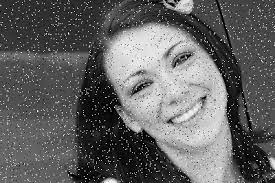
#> input picture foto.jpeg, 275 x 183 px
$ python FFT.py
#> lines starting #> are read from the running program, lines starting #| are printed output that depends on the picture; after the words box and inside, x2 and y2 are one past the last pixel; in counts of white or black regions, pixels touching at a corner belong together
import cv2
import numpy as np
from matplotlib import pyplot as plt

# Load  the image
img = cv2.imread('foto.jpeg', 0)
#> img is the input picture: shape (183, 275); min 0, max 255, mean 97.9

# Perform FFT on the image
f = np.fft.fft2(img)
fshift = np.fft.fftshift(f)
magnitude_spectrum = 20*np.log(np.abs(fshift))
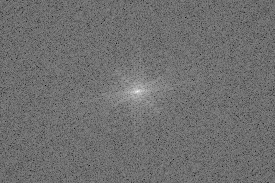
#> magnitude_spectrum: shape (183, 275) float64; min 62.53, max 308.2, mean 170; drawn with min black and max white
# Define  the filter parameters
d0 = 50   # Cut-off frequency
n = 2     # Order of Butterworth filter

# Ideal Lowpass Filter
rows, cols = img.shape
#> rows = 183; cols = 275
crow, ccol = rows//2, cols//2
#> crow = 91; ccol = 137
mask = np.zeros((rows, cols), np.uint8)
cv2.circle(mask, (ccol, crow), d0, 255, -1)
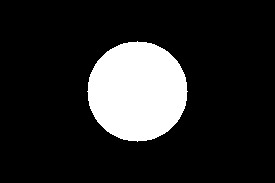
#> mask: shape (183, 275); 15.6% white; 1 white region, box (x1, y1, x2, y2) and area: (87, 41, 188, 142) 7845
fshift = np.fft.fftshift(np.fft.fft2(img))
fshift_filtered = fshift * mask
img_filtered = np.abs(np.fft.ifft2(np.fft.ifftshift(fshift_filtered)))
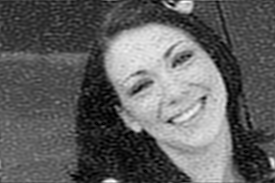
#> img_filtered: shape (183, 275) float64; min 8.75, max 66088.9, mean 24971.7; drawn with min black and max white

# Butterworth Lowpass Filter
butterworth_filter = np.zeros((rows, cols))
for i in range(rows):
    for j in range(cols):
        d = np.sqrt((i-crow)**2 + (j-ccol)**2)
        butterworth_filter[i,j] = 1 / (1 + (d/d0)**(2*n))
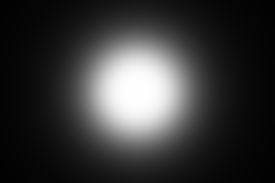
#> butterworth_filter: shape (183, 275) float64; min 0.00847, max 1, mean 0.217
fshift = np.fft.fftshift(np.fft.fft2(img))
fshift_filtered = fshift * butterworth_filter
img_filtered_butterworth = np.abs(np.fft.ifft2(np.fft.ifftshift(fshift_filtered)))
# Define  the filter parameters
d0 = 50   # Cut-off frequency
n = 2     # Order of Butterworth filter

# Ideal Lowpass Filter
rows, cols = img.shape
crow, ccol = rows//2, cols//2
mask = np.zeros((rows, cols), np.uint8)
cv2.circle(mask, (ccol, crow), d0, 255, -1)
fshift = np.fft.fftshift(np.fft.fft2(img))
fshift_filtered = fshift * mask
img_filtered = np.abs(np.fft.ifft2(np.fft.ifftshift(fshift_filtered)))

# Butterworth Lowpass Filter
butterworth_filter = np.zeros((rows, cols))
for i in range(rows):
    for j in range(cols):
        d = np.sqrt((i-crow)**2 + (j-ccol)**2)
        butterworth_filter[i,j] = 1 / (1 + (d/d0)**(2*n))
fshift = np.fft.fftshift(np.fft.fft2(img))
fshift_filtered = fshift * butterworth_filter
img_filtered_butterworth = np.abs(np.fft.ifft2(np.fft.ifftshift(fshift_filtered)))

# Butterworth  highpass filter
def butterworth_highpass_filter(img, cutoff, order):
#> called with cutoff = 50, order = 4
    M, N = img.shape
#> M = 183; N = 275
    center = (M//2, N//2)
#> center = (91, 137)
    u, v = np.meshgrid(np.arange(N)-center[1], np.arange(M)-center[0])
    D = np.sqrt(u**2 + v**2)
    H = 1 / (1 + (cutoff / D)**(2*order))
    F = np.fft.fft2(img)
    Fshift = np.fft.fftshift(F)
    Gshift = H * Fshift
    G = np.fft.ifftshift(Gshift)
    g = np.fft.ifft2(G).real
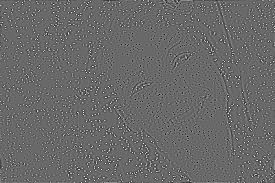
#> g: shape (183, 275) float64; min -124.4, max 176.8, mean 0; drawn with min black and max white
    return g

# Gaussian highpass filter
def gaussian_highpass_filter(img, cutoff):
#> called with cutoff = 50
    M, N = img.shape
#> M = 183; N = 275
    center = (M//2, N//2)
#> center = (91, 137)
    u, v = np.meshgrid(np.arange(N)-center[1], np.arange(M)-center[0])
    D = np.sqrt(u**2 + v**2)
    H = 1 - np.exp(-0.5*(D/cutoff)**2)
    F = np.fft.fft2(img)
    Fshift = np.fft.fftshift(F)
    Gshift = H * Fshift
    G = np.fft.ifftshift(Gshift)
    g = np.fft.ifft2(G).real
    return g

# Apply Butterworth highpass filter
cutoff = 50
order = 4
img_butterworth = butterworth_highpass_filter(img, cutoff, order)

# Apply Gaussian highpass filter
cutoff = 50
img_gaussian = gaussian_highpass_filter(img, cutoff)

# Display the original and filtered images
plt.subplot(1, 3, 1)
plt.imshow(img, cmap='gray')
plt.title('Original Image')

plt.subplot(1, 3, 2)
plt.imshow(img_butterworth, cmap='gray')
plt.title('Butterworth Highpass Filtered Image')

plt.subplot(1, 3, 3)
plt.imshow(img_gaussian, cmap='gray')
plt.title('Gaussian Highpass Filtered Image')

plt.show()
# Display the results
plt.subplot(131), plt.imshow(img, cmap='gray')
plt.title('Input Image'), plt.xticks([]), plt.yticks([])
plt.subplot(132), plt.imshow(img_filtered, cmap='gray')
plt.title('Ideal Lowpass Filter'), plt.xticks([]), plt.yticks([])
plt.subplot(133), plt.imshow(img_filtered_butterworth, cmap='gray')
plt.title('Butterworth Lowpass Filter'), plt.xticks([]), plt.yticks([])
plt.show()

# Display the results
plt.subplot(131), plt.imshow(img, cmap='gray')
plt.title('Input Image'), plt.xticks([]), plt.yticks([])
plt.subplot(132), plt.imshow(img_filtered, cmap='gray')
plt.title('Ideal Lowpass Filter'), plt.xticks([]), plt.yticks([])
plt.subplot(133), plt.imshow(img_filtered_butterworth, cmap='gray')
plt.title('Butterworth Lowpass Filter'), plt.xticks([]), plt.yticks([])
plt.show()
# Perform inverse FFT to get the processed image
f_ishift = np.fft.ifftshift(fshift)
img_back = np.fft.ifft2(f_ishift)
img_back = np.abs(img_back)

# Display the results
plt.subplot(121), plt.imshow(img, cmap='gray')
plt.title('Input Image'), plt.xticks([]), plt.yticks([])
plt.subplot(122), plt.imshow(magnitude_spectrum, cmap='gray')
plt.title('Magnitude Spectrum'), plt.xticks([]), plt.yticks([])
plt.show()

$ run again, with wahyu.jpeg copied over foto.jpeg
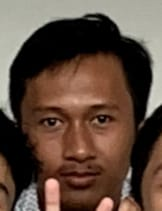
#> input picture wahyu.jpeg, 162 x 211 px
#> `cv2.circle(mask, (ccol, crow), d0, 255, -1)`:
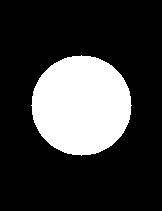
#> mask: shape (211, 162); 23% white; 1 white region, box (x1, y1, x2, y2) and area: (31, 55, 132, 156) 7845
#> in butterworth_highpass_filter, `g = np.fft.ifft2(G).real`:
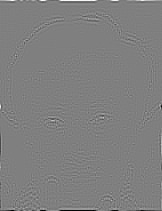
#> g: shape (211, 162) float64; min -44.3, max 44.17, mean 0; drawn with min black and max white
